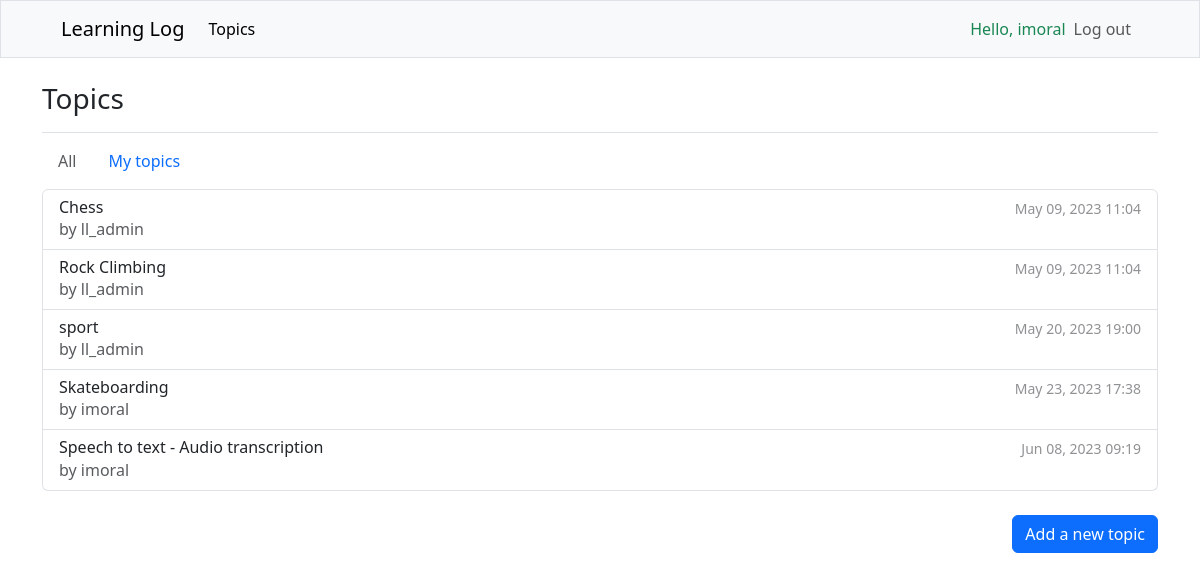
The page /topics/ (signed in) on the database its author committed.
### learning_logs/models.py (models this page shows)
class Topic(models.Model):
    text = models.CharField(max_length=200)
    date_added = models.DateTimeField(auto_now=True)
    owner = models.ForeignKey(get_user_model(), on_delete=models.CASCADE)
    def __str__(self):
        return self.text

### learning_logs/views.py (the view)
# urls.py: path('topics/', views.topics, name='topics'),
@login_required
def topics(request):
    topics_ = Topic.objects.order_by('date_added')
    context = {'topics': topics_, 'filter': False}
    return render(request, 'learning_logs/topics.html', context)

### learning_logs/templates/learning_logs/topics.html
{% extends "learning_logs/base.html" %}
{% block page_header %}
    <div class="pb-2 mb-2 border-bottom">
        <h3>Topics</h3>
    </div>
{% endblock page_header %}
{% block content %}
    <ul class="nav mb-2">
        {% if filter %}
            <a class="nav-link active" href="{% url 'learning_logs:topics' %}">All</a>
            <a class="nav-link disabled" href="#">My topics</a>
        {% else %}
            <a class="nav-link disabled" href="#">All</a>
            <a class="nav-link active" href="{% url 'learning_logs:my_topics' %}">My topics</a>
        {% endif %}
    </ul>
    <div class="list-group mx-0 mb-4 w-auto">
        {% for topic in topics %}
            <a href="{% url 'learning_logs:topic' topic.id%}" class="list-group-item list-group-item-action">
                <div class="d-flex gap-2 w-100 justify-content-between">
                  <div>
                    <h6 class="mb-0">{{ topic }}</h6>
                    <p class="mb-0 opacity-75">by {{ topic.owner }}</p>
                  </div>
                  <small class="opacity-50 text-nowrap">{{ topic.date_added|date:'M d, Y H:i' }}</small>
                </div>
            </a>
        {% empty %}
            <span>No topics have been added yet.</span>
        {% endfor %}
    </div>
    <div class="d-flex flex-row-reverse">
        <a href="{% url 'learning_logs:new_topic' %}" class="btn btn-primary" role="button">Add a new topic</a>
    </div>
{% endblock content %}

### learning_logs/templates/learning_logs/base.html (shortened to what this page needs)
<!DOCTYPE html>
{% load django_bootstrap5 %}
{% load i18n %}
{% get_current_language as LANGUAGE_CODE %}
<html lang="{{ LANGUAGE_CODE|default:'en_us' }}">
<head>
    {% bootstrap_css %}
</head>
<body>
    {% block sidebar %}
        <nav class="navbar navbar-expand-lg bg-light mb-4 px-5 border">
            <div class="container-fluid">
                <a class="navbar-brand" href="{% url 'learning_logs:index' %}">Learning Log</a>
                <div class="collapse navbar-collapse" id="navbarSupportedContent">
                    <ul class="navbar-nav flex-grow-1 me-auto mb-2 mb-lg-0">
                        <li class="nav-item">
                            <a class="nav-link active" aria-current="page" href="{% url 'learning_logs:topics' %}">Topics</a>
                        </li>
                    </ul>
                    <ul class="navbar-nav me-auto mb-2 mb-lg-0">
                        {% if user.is_authenticated %}
                            <li class="nav-item d-flex">
                                <span class="navbar-text flex-fill text-success">Hello, {{ user.username }}</span>
                            </li>
                            <li class="nav-item">
                                <a class="nav-link" href="{% url 'users:logout' %}">Log out</a>
                            </li>
                        {% endif %}
                    </ul>
                </div>
            </div>
        </nav>
    {% endblock sidebar %}
    <main role="main" class="container">
        {% block page_header %}{% endblock page_header %}
        {% block content %}{% endblock content %}
    </main>
</body>
</html>

### rows shown on the page
Topic: text "Chess", owner "ll_admin", date_added "May 09, 2023 11:04"
Topic: text "Rock Climbing", owner "ll_admin", date_added "May 09, 2023 11:04"
Topic: text "sport", owner "ll_admin", date_added "May 20, 2023 19:00"
Topic: text "Skateboarding", owner "imoral", date_added "May 23, 2023 17:38"
Topic: text "Speech to text - Audio transcription", owner "imoral", date_added "Jun 08, 2023 09:19"

### other values the page prints
{{ user.username }} "imoral"
